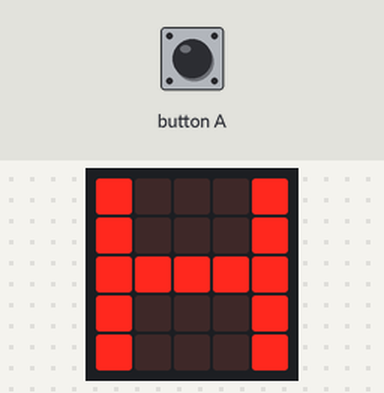
This program was run on a simulated BBC micro:bit running MicroPython. Parts: the board's 5×5 LED display.

Above: at 0.05 s.
At 0.56 s:
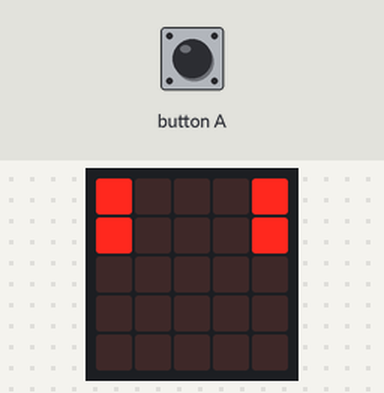
At 1.17 s:
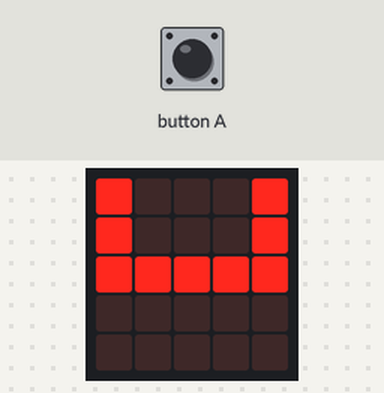

Measured:
- by itself, everything shown: repeats every 0.92 s, in 8 steps

The program:

Code.py
```python
from microbit import *

hi = Image("90009:90009:99999:90009:90009")
hi2 = Image("90009:90009:99999:90009:00000")
hi3 = Image("90009:90009:99999:00000:00000")
hi4 = Image("90009:90009:00000:00000:00000")
hi5 = Image("90009:00000:00000:00000:00000")
hi6 = Image("90009:90009:00000:00000:00000")
hi7 = Image("90009:90009:99999:00000:00000")
hi8 = Image("90009:90009:99999:90009:00000")
hi9 = Image("90009:90009:99999:90009:90009")

all_hi = [hi,hi2,hi3,hi4,hi5,hi6,hi7,hi8,hi9]
while True:
    if button_a.was_pressed:
        display.show(all_hi, loop = True, delay = 100)
    else:
        display.scroll(Image.ASLEEP)
```
